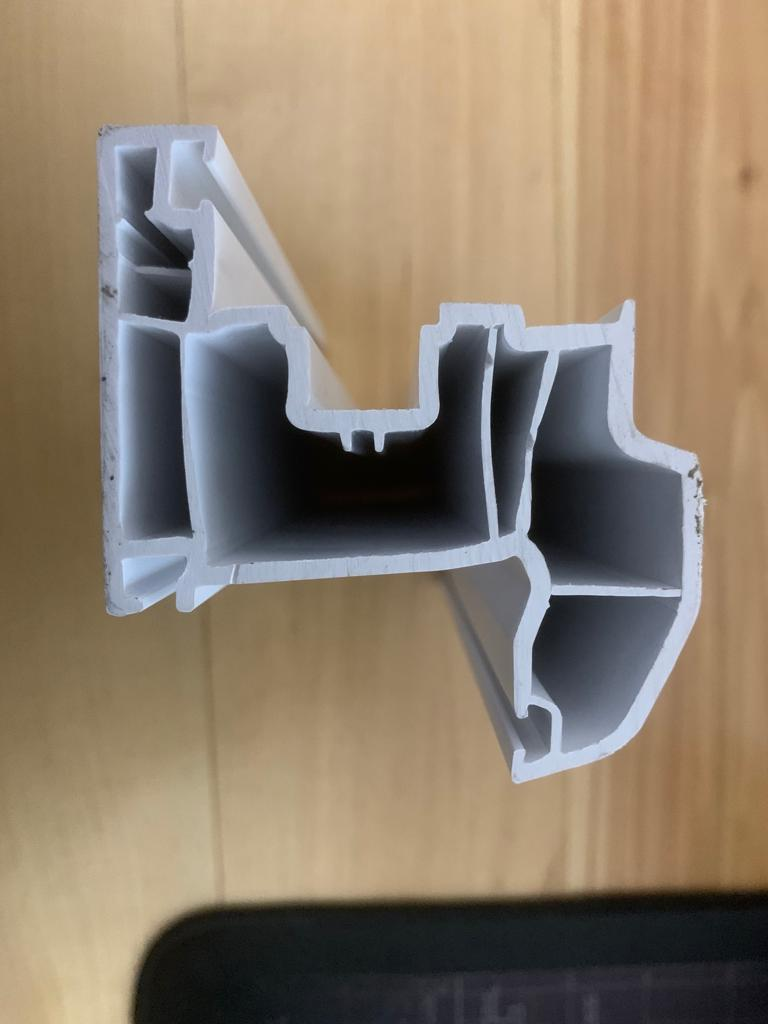
#> input picture 2023.04.02-canny-technical-drawing/images/1.jpeg, 768 x 1024 px; its folder holds only this picture in this run
$ python main.py
#> lines starting #> are read from the running program, lines starting #| are printed output that depends on the picture; after the words box and inside, x2 and y2 are one past the last pixel; in counts of white or black regions, pixels touching at a corner belong together
from datetime import datetime
import numpy as np
import glob
import cv2
import math

def takeCoords(height, width, x, y):
    coords = (0,0)
    x = int(x)
    y = int(y)
    if (0.5*width - x == abs(0.5*width - x) and
        0.5*height - y == abs(0.5*height - y)):
        coords=(x - 30,y - 30)
    elif (0.5*width - x != abs(0.5*width - x) and
        0.5*height - y == abs(0.5*height - y)):
        coords=(x + 30,y - 30)
    elif (0.5*width - x == abs(0.5*width - x) and
        0.5*height - y != abs(0.5*height - y)):
        coords=(x - 30,y + 30)
    elif (0.5*width - x != abs(0.5*width - x) and
        0.5*height - y != abs(0.5*height - y)):
        coords=(x + 30, y + 30)

    return coords


def getContoursOf(img):
    lower, higher   = (22, 79)
    blur        = 2

    img      = cv2.GaussianBlur(img, (blur*2 + 1, blur*2 + 1), 0)
    thresh   = cv2.Canny(img, lower, higher)
    contours = cv2.findContours(thresh, cv2.RETR_TREE, cv2.CHAIN_APPROX_NONE)[0]

    return contours


def drawContours(img):
    height, width, = img.shape[:2]

    blank = np.ones_like(img, np.uint8)
    blank.fill(255)

    circle      = 1
    font_style  = cv2.FONT_HERSHEY_SIMPLEX
    black       = (0,0,0)
    grey        = (200, 200, 200)

    contours = getContoursOf(img)


    for cnt in contours:
        epsilon = circle/1000*cv2.arcLength(cnt, True)
        approx  = cv2.approxPolyDP(cnt, epsilon, True)

        cv2.drawContours(blank, [approx], -1, black, 1, lineType=cv2.LINE_4)

        if len(approx) > 100:
            (x, y), radius = cv2.minEnclosingCircle(cnt)
            coords = takeCoords(height, width, x, y)

            cv2.putText(blank, "r={:.2f}".format(radius), coords,
                        font_style, 0.5, (100, 0, 0), 1)
            cv2.line(blank, (int(x), int(y)), coords, grey, 1)

        else:
            x, y, w, h  = cv2.boundingRect(cnt)
            coords      = takeCoords(height, width, x, y)

            cv2.line(blank, (x, y), coords, grey, 1)
            cv2.putText(blank, f"x={int(math.sqrt(h**2 + w**2))}",
                        coords, font_style, 0.5, black, 1)

    return blank

images = []
for filename in glob.glob('./images/*.jpeg'):
    images.append(cv2.imread(filename))

if len(images) == 0:
    print('Something wrong. Check path or current working directory (CWD).')

if __name__ == '__main__':
    for index, img in enumerate(images):
        blank = drawContours(img)

        cv2.imwrite(datetime.today().strftime(f"%Y.%m.%d-{index+1}")+'.jpg', blank)
#> this loop made 1 pass
#> pass 1, in getContoursOf, `thresh   = cv2.Canny(img, lower, higher)`:
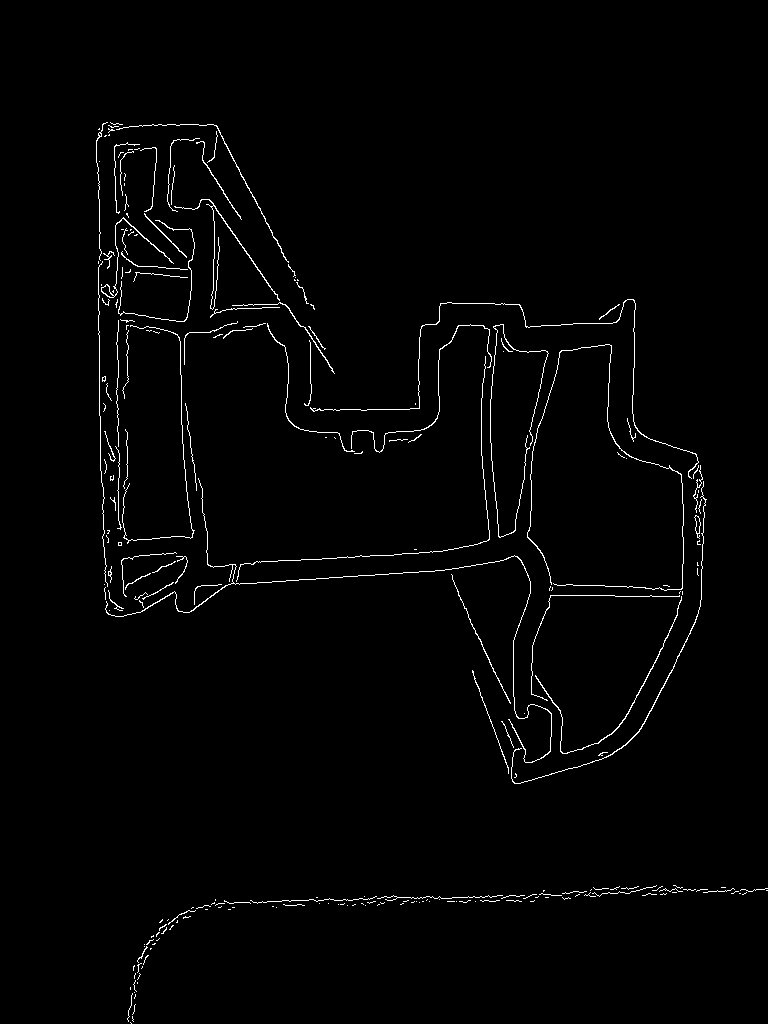
#> thresh: shape (1024, 768); 1.5% white in thin lines or dots, all inside (x1, y1, x2, y2) = (96, 122, 768, 1024)
#> pass 1, `blank = drawContours(img)`:
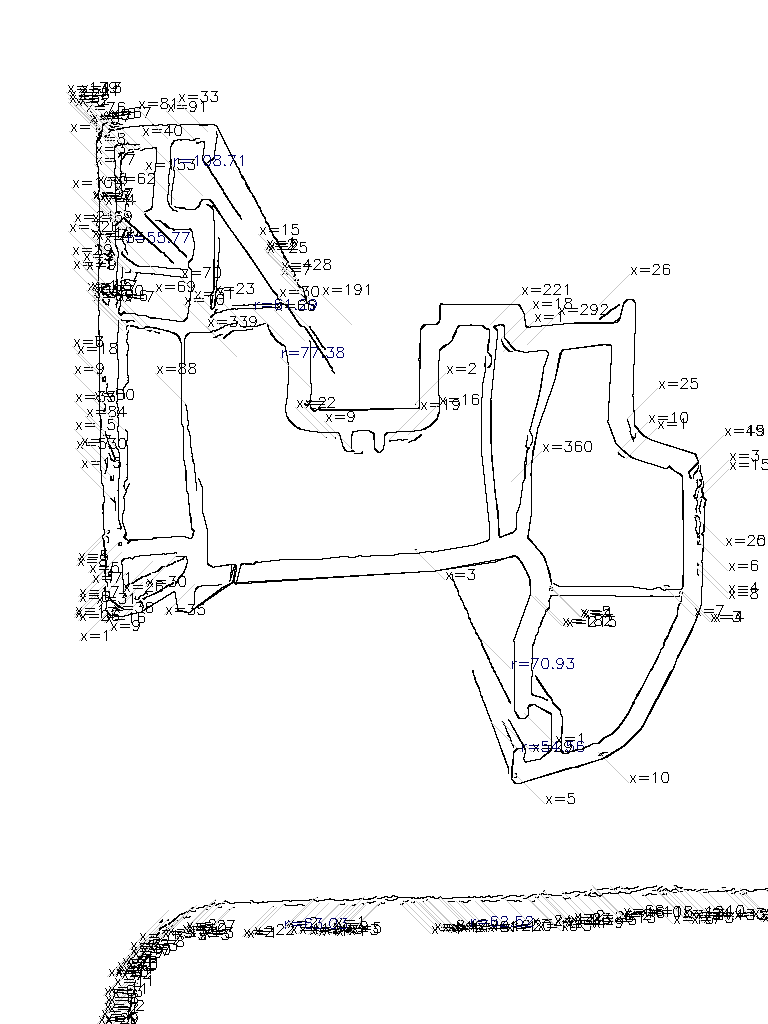
#> blank: shape (1024, 768, 3); mean B, G, R 245.3, 245.2, 245.2

$ run again, on 2023.04.02-canny-technical-drawing/images/2.jpeg
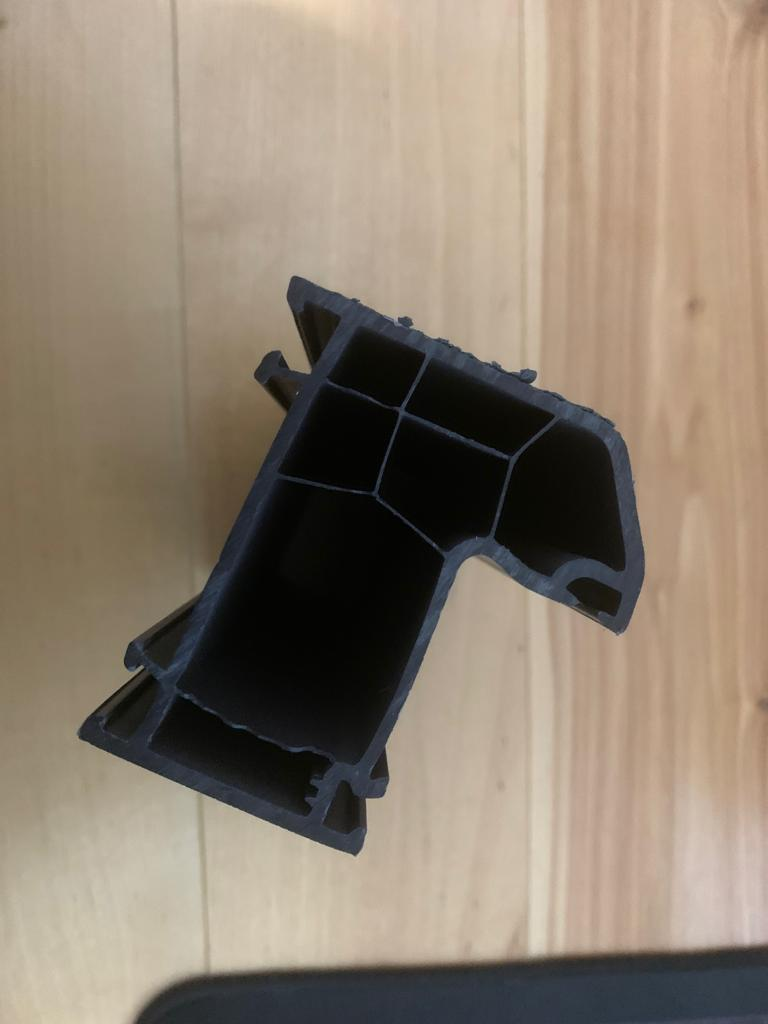
#> input picture 2023.04.02-canny-technical-drawing/images/2.jpeg, 768 x 1024 px
#> the loop `for index, img in enumerate(images):` made 1 pass
#> pass 1, in getContoursOf, `thresh   = cv2.Canny(img, lower, higher)`:
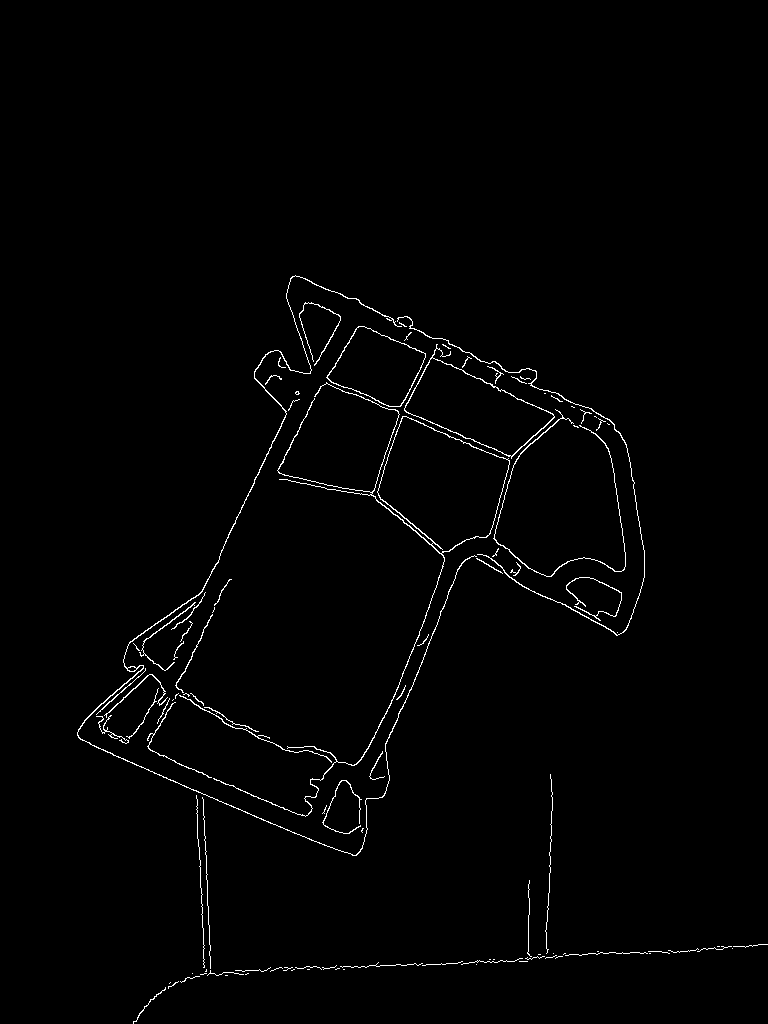
#> thresh: shape (1024, 768); 1.2% white in thin lines or dots, all inside (x1, y1, x2, y2) = (77, 275, 768, 1024)
#> pass 1, `blank = drawContours(img)`:
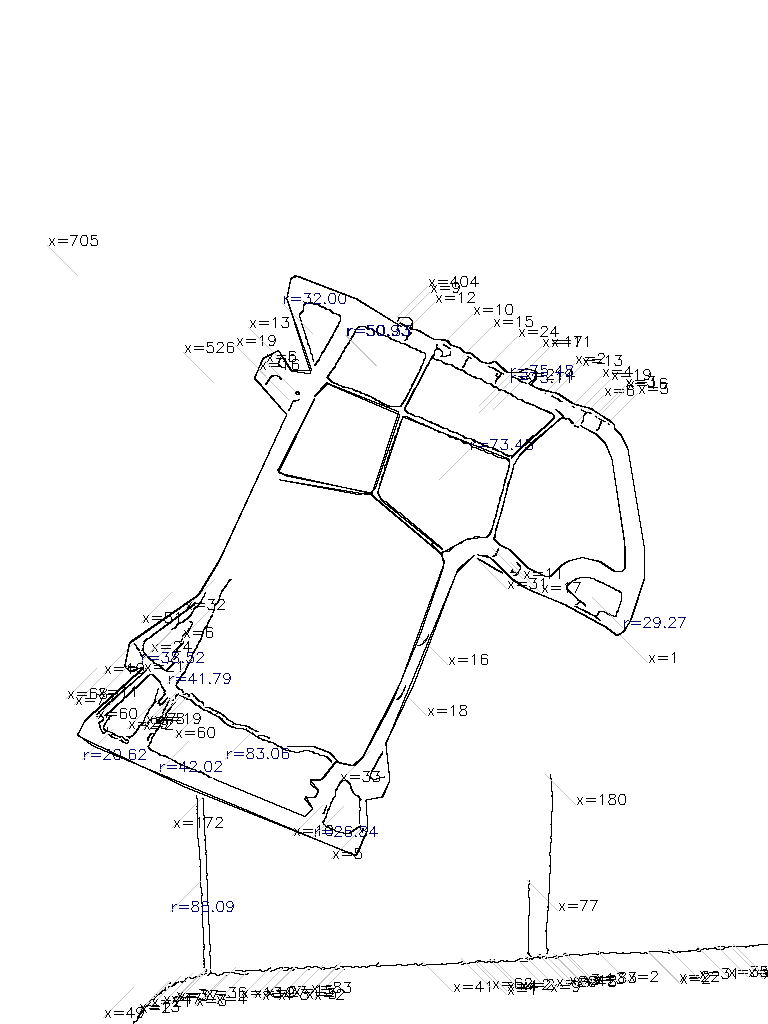
#> blank: shape (1024, 768, 3); mean B, G, R 248.1, 247.9, 247.9

$ run again, on 2023.04.02-canny-technical-drawing/images/3.jpeg
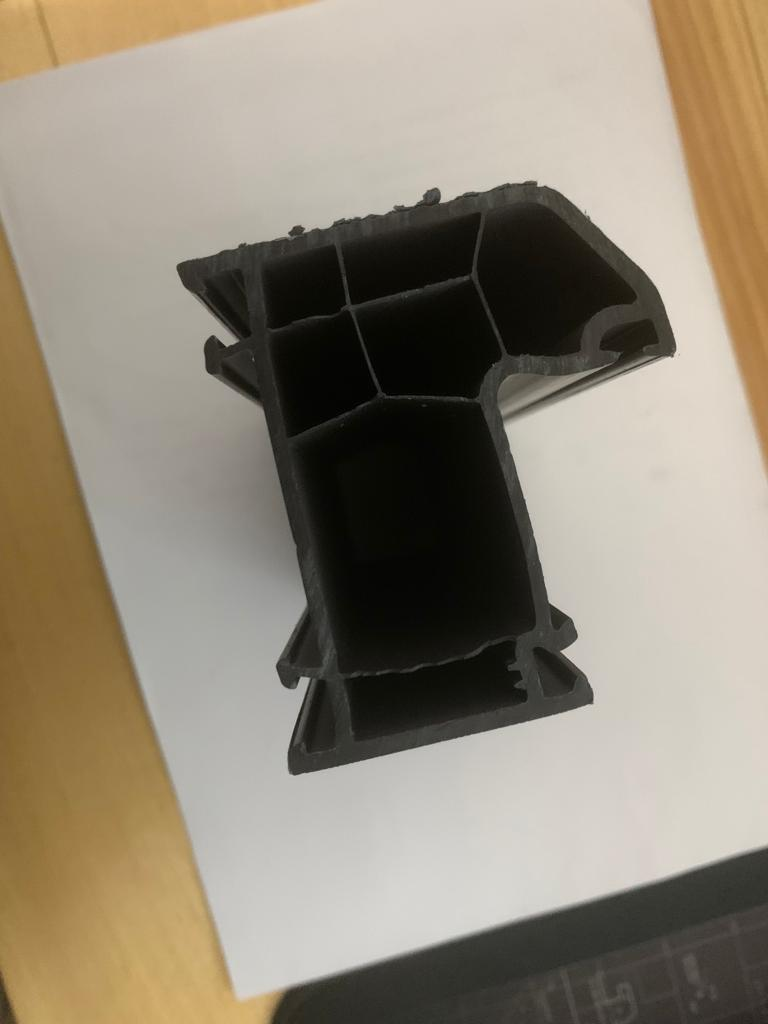
#> input picture 2023.04.02-canny-technical-drawing/images/3.jpeg, 768 x 1024 px
#> the loop `for index, img in enumerate(images):` made 1 pass
#> pass 1, in getContoursOf, `thresh   = cv2.Canny(img, lower, higher)`:
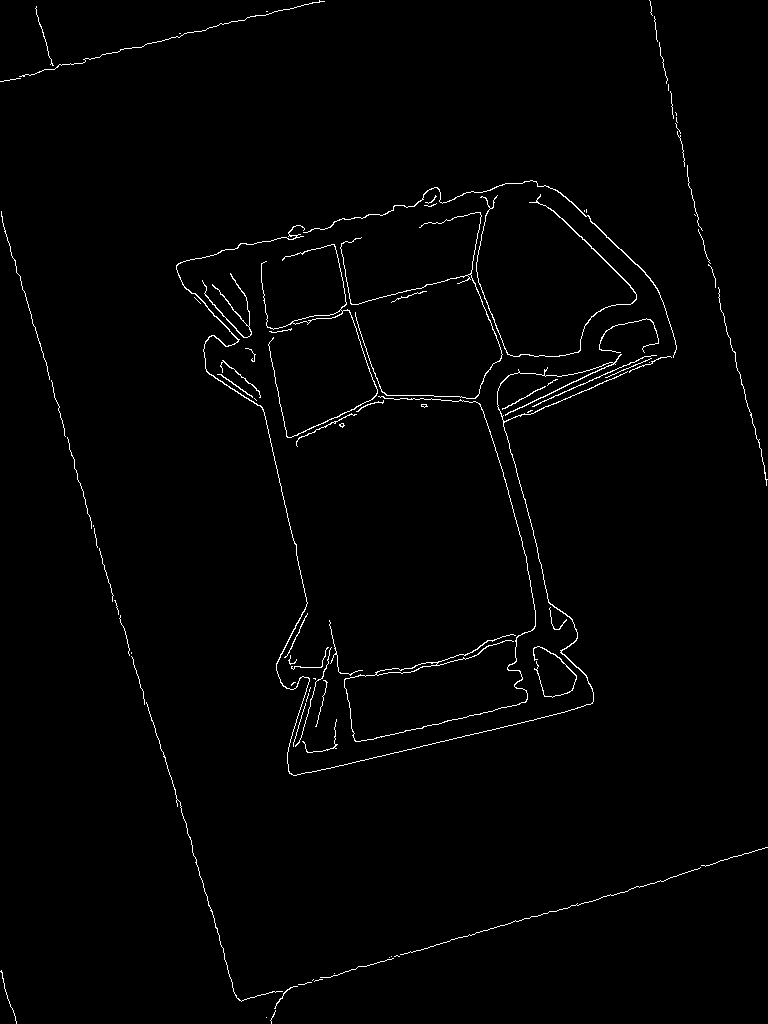
#> thresh: shape (1024, 768); 1.3% white in thin lines or dots
#> pass 1, `blank = drawContours(img)`:
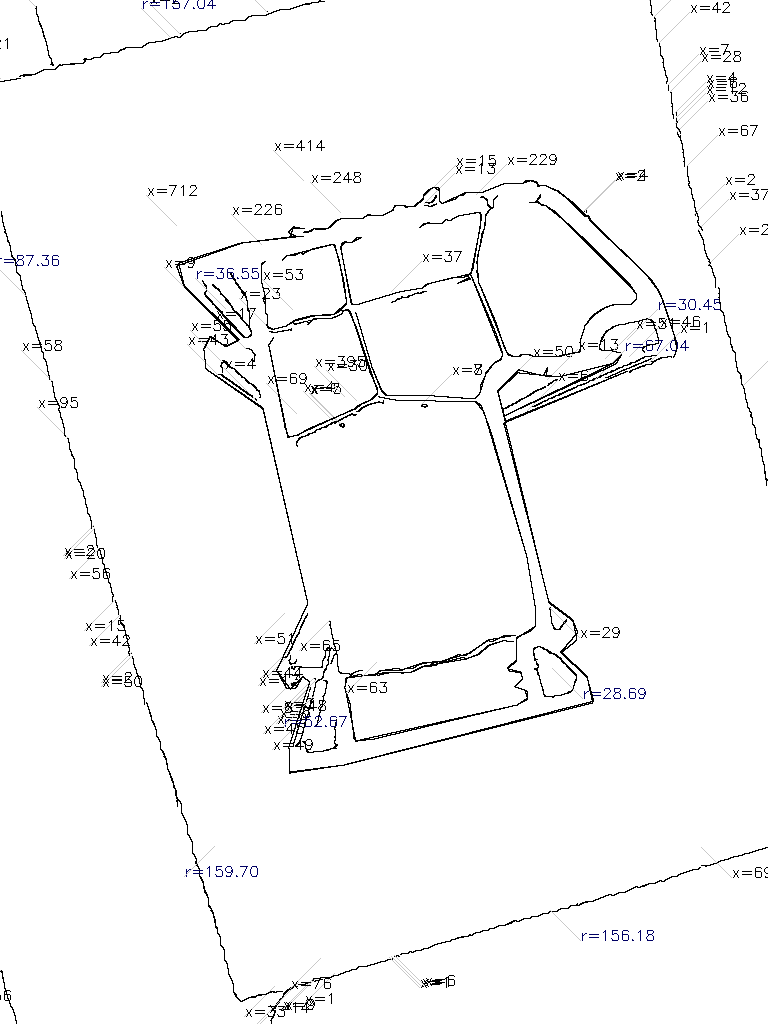
#> blank: shape (1024, 768, 3); mean B, G, R 248.2, 248, 248
